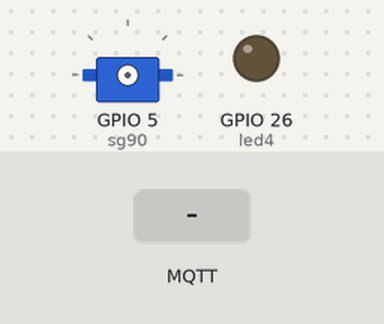
This program was run on a simulated ESP32 board running MicroPython. Shown: servo, output pins drawn as LEDs (lit = HIGH). The inputs (shaded band) are chosen by the test bench. WiFi joins after 1.5 s; no MQTT or app messages arrive unless stated; servo angles are drawn from the pulse width (0.5 ms = 0°, 2.5 ms = 180°); what the program prints to the serial console is not drawn.

Above: at 3.3 s.
3.4 s: MQTT message "ON" arrives on the first subscribed topic
At 4.8 s:
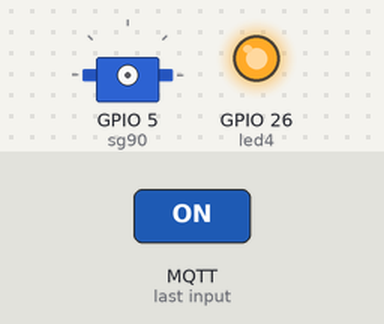
5.1 s: MQTT message "door_open" arrives on the first subscribed topic
6.6 s: MQTT message "OFF" arrives on the first subscribed topic
At 7.4 s:
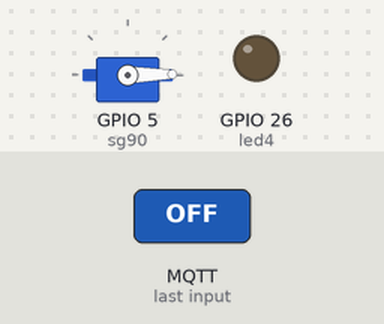
8.1 s: MQTT message "door_close" arrives on the first subscribed topic
At 8.5 s:
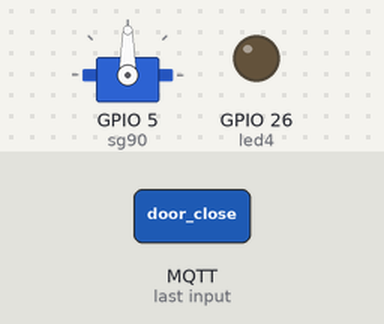
9.6 s: MQTT message "led_on" arrives on the first subscribed topic
At 11.0 s:
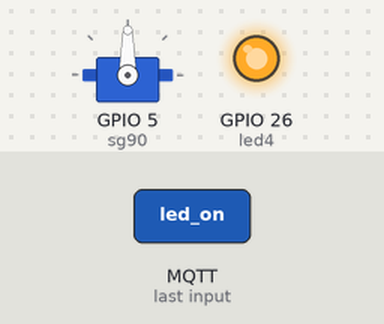
Timing chart, 0 to 12.1 s (numbered marks = the images above; inputs shaded):
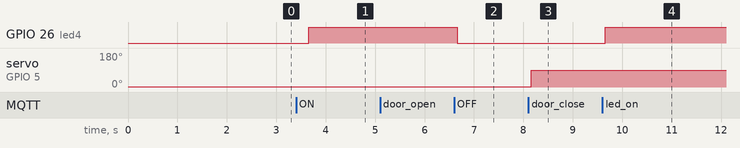

Measured:
- after the input at 3.4 s, GPIO 26 (led4): LOW → HIGH after 0.25 s
- after the input at 6.6 s, GPIO 26 (led4): HIGH → LOW after 0.06 s
- after the input at 8.1 s, servo on GPIO 5 (sg90): 1° → 90° after 0.06 s
- after the input at 9.6 s, GPIO 26 (led4): LOW → HIGH after 0.06 s

The program:

voice_assistant_ESP32.py
```python
import network
import time

from umqtt.simple import MQTTClient
from machine import Pin,PWM

SSID:str=""
PASS:str=""

sta = network.WLAN(network.STA_IF)
sg90 = PWM(Pin(5, mode=Pin.OUT))
sg90.freq(50)

led4=Pin(26,Pin.OUT)


def WiFi_Connect()->bool:
    sta.active(True)

    #System connected
    if sta.isconnected():
        print(f"Connected Successfully to {SSID}")
        print(f"IP Address:", sta.ifconfig()[0])
        return True

        print(f"Connecting to {SSID}...")
    try:
        sta.connect(SSID,PASS)
    except OSError as e:
        print(f"WiFi Connectio Failed: {e}")
        return False
    timeout:int = 10

    while not sta.isconnected() and timeout > 0:
        print(".", end = " ")
        time.sleep(1)
        timeout -= 1
    if sta.isconnected():
        print("WiFi Connected")
        print(f"IP: {sta.ifconfig()[0]}")
        return True

    print("WiFi Connectio Failed")
    return False


def WiFi_Reconnect()->bool:

    while not WiFi_Connect():

        print("Reconnecting....")

        #Reser WIFI
        sta.active(False)
        time.sleep(1)
        sta.active(True)

        time.sleep(2)


    print("WiFi Connection established")
    return True;

def WiFi_Scan()->int:
    wlan =network.WLAN(network.STA_IF)
    wlan.active(True)

    print("Scanning.....")
    networks = wlan.scan()
    print("Scan Done...")


    n:int = len(networks)

    if n == 0:
        print("No Networks Found..")
    else:
        print(f"Networks Found: {n}")

        for i in range(n):
            ssid, bssid, channel, rssi, authmode, hidden = networks[i]
            ssid_str = ssid.decode('utf-8') if isinstance(ssid, bytes) else ssid

            line = "{}: {}:: {}".format(i+1, ssid_str, rssi)

            if authmode == 0:
                line += "- No Password Required for this network"
            else:
                line += "- Password Required for this network"
            print(line)
            time.sleep_ms(10)

    return n

#Initial Connection
def build_client(client_id,server,port,user=None,password=None,keepalive=60,ssl=True,ssl_params={}):

    client=MQTTClient(
            client_id=client_id,
            server=server,
            port=port,
            user=user,
            password=password,
            keepalive=keepalive,
            ssl=ssl,
            ssl_params={"server_hostname": server} if ssl else {}
        )

    return client

def mqtt_connect(client,retries=5,delay=5):
    for attempt in range(1,retries):
        try:
            client.connect()
            print("MQTT Connected to Broker")
            return True
        except OSError as e:
            print(f"MQTT connect attempt {attempt} failed:{e}")
            time.sleep(delay)
    raise Exception("Couldn't connect to MQTT Broker after retries")

def publish(client,topic,msg,qos=0,retain=False):
    if isinstance(topic,str):
        topic=topic.encode()
    if isinstance(msg,str):
        msg=msg.encode()
    client.publish(topic, msg, retain=retain,qos=0)
    print(f"Published to {topic}:{msg}")

def subscribe(client,topic,qos=0):
    if isinstance(topic,str):
        topic=topic.encode()
    client.subscribe(topic,qos)
    print(f"subscribe to {topic}")


def mqtt_callback(topic, command):
    print(f"MQTT msg received on {topic.decode()}: Command={command}")

    if topic == TOPIC.encode():

        cmd = command.decode('utf-8')

        if cmd == "ON" or cmd == "led_on":
            led4.value(1)
            print("LED: ON")
        elif cmd == "OFF" or cmd == "led_off":
            led4.value(0)
            print("LED: OFF")
        elif cmd == "door_open":
            sg90.duty(26)
            print("Door: Opened")
        elif cmd == "door_close":
            sg90.duty(77)
            print("Door: Closed")


def super_loop(client,interval=0.3):
    try:
        while True:
            client.check_msg()
            time.sleep(interval)
    except KeyboardInterrupt:
        print("stopped by user")
    finally:
        client.disconnect()
        print("MQTT client disconnected")


CLIENT_ID=""
BROKER=""
TOPIC=""
if WiFi_Connect():

    print("WiFI connected")
    client=build_client(CLIENT_ID,BROKER,port=8883,user="",password="")
    client.set_callback(mqtt_callback)
    mqtt_connect(client)
    subscribe(client,TOPIC)


    super_loop(client)


else:
    WiFi_Reconnect()

WiFi_Connect() 
```
